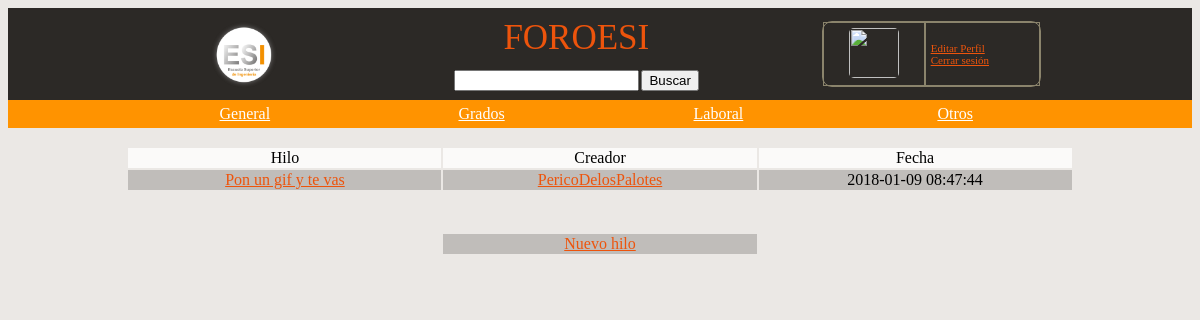
The app's page /index.php/hilos/hilosUsuario/5 with its own data.
### tables this page shows
CREATE TABLE IF NOT EXISTS `categoria` (
  `id` int(11) NOT NULL AUTO_INCREMENT,
  `nombre` varchar(100) NOT NULL,
  PRIMARY KEY (`id`),
  UNIQUE KEY `nombre` (`nombre`)
);

CREATE TABLE IF NOT EXISTS `hilo` (
  `id` int(11) NOT NULL AUTO_INCREMENT,
  `creador` int(11) NOT NULL,
  `titulo` varchar(300) NOT NULL,
  `texto` text NOT NULL,
  `fecha` timestamp NOT NULL DEFAULT CURRENT_TIMESTAMP,
  `categoria` int(11) NOT NULL,
  PRIMARY KEY (`id`),
  KEY `creador` (`creador`),
  KEY `categoria` (`categoria`)
);

CREATE TABLE IF NOT EXISTS `usuario` (
  `id` int(11) NOT NULL AUTO_INCREMENT,
  `usuario` varchar(100) NOT NULL,
  `password` varchar(100) NOT NULL,
  `avatar` varchar(500) DEFAULT 'user-icon1.jpg',
  `correo` varchar(200) NOT NULL,
  `estado` text,
  `nreportes` int(11) NOT NULL DEFAULT '0',
  `reportado` tinyint(1) NOT NULL DEFAULT '0',
  `fechaCreacion` timestamp NOT NULL DEFAULT CURRENT_TIMESTAMP,
  PRIMARY KEY (`id`),
  UNIQUE KEY `usuario` (`usuario`,`correo`),
  UNIQUE KEY `correo` (`correo`),
  UNIQUE KEY `usuario_2` (`usuario`)
);

### application/controllers/Hilos.php (called while the page is built, shortened)
<?php
class Hilos extends CI_Controller{
 public function hilosUsuario($id){
 	if($id == $this->session->userdata('id')){
 	$datos = array('titulo_web' => 'Hilos del usuario' ,'hilos' => $this->hilos_model->get_hilosUser($id),
 		'categorias' => $this->categoria_model->get_categoria(),'borrar' => true);
 	}else{
 		$datos = array('titulo_web' => 'Hilos del usuario' ,'hilos' => $this->hilos_model->get_hilosUser($id),
 		'categorias' => $this->categoria_model->get_categoria(),'borrar' => false);
 	}
 	$this->load->view('hilos_view',$datos);
 }
}
?>

### index.php (called while the page is built, shortened)
<?php
require_once BASEPATH.'core/CodeIgniter.php';

### application/models/categoria_model.php (called while the page is built, shortened)
<?php
class categoria_model extends CI_Model{
 public function get_categoria(){
 $consulta = $this->db->query('Select * from categoria');
 return $consulta->result();
 }
}

### application/models/hilos_model.php (called while the page is built, shortened)
<?php
class Hilos_model extends CI_Model{
 public function get_hilosUser($user){
 	$consulta = $this->db->query('Select id,titulo,creador,fecha from hilo WHERE creador = '.$user.' ORDER BY fecha DESC;');
 	return $consulta->result();
 }
}

### application/models/Usu_model.php (called while the page is built, shortened)
<?php
class Usu_model extends CI_Model{
 public function nom_usuario($id){
    $consulta = $this->db->query('Select usuario,avatar,fechaCreacion from usuario WHERE id = '.$id.';');
    $datos = $consulta->result();
    $categ =  array();
    foreach ($datos as $key) {
    array_push($categ, $key->usuario);
    array_push($categ, $key->avatar);
    array_push($categ, $key->fechaCreacion);
    }
    return $categ;
 }
}

### application/views/hilos_view.php (the view, shortened to what this page needs)
<!DOCTYPE html>
<html>
<head>
	<div id="estilo1" align="center">
	<table width = " 80% " align = "center" cellpadding="5" cellspacing="0">
			<tr  BGCOLOR= "#2c2926">
				<td align="center" width="25%" style="border-right:0px; font-size: 11px"><a href="<?= base_url().'index.php/hilos'?>" title="Inicio"><img src="<?= base_url().'uploads/'. 'gordo.png'?>" width="80" height="80"></a>
				</td>
				<td align="center" width="45%" style="border-right:0px;border-left: 0px; font-size: 11px">
								<div style=" font-size: 35px">FOROESI</div>
								<br>
								<div><?= form_open(base_url().'index.php/hilos/buscar',
										array('name'=>'mi_form','id'=>'form'));?>
 										<?= form_input('parametro','','class="input"') ?>
 										<?= form_submit('submit', 'Buscar','class="submit"');?>
 										<?= form_close(); ?></div>
				</td>
				<td  align="center" width="30%" style="border-left: 0px; font-size: 11px">
					<div>
						<table class="ta" width = " 80% " align = "center" border= 1 bordercolor="#8B846C" cellpadding="5" cellspacing="0">
							<tr>
								<td align="center">
									<img src="<?= base_url().'uploads/'.$this->session->userdata('avatar') ?>" width="50" height="50"/>
								</td>
								<td>
									<div><a href="<?= base_url().'index.php'?>" title="Editar Perfil">  Editar Perfil</a></div>
									<div><a href="<?= base_url().'index.php/Usu/logout'?>" title="Deslogearme">  Cerrar sesión</a></div>
								</td>
							</tr>
						</table>
					</div>
				</td>
			</tr>
	</table>
</div>
<div id="estilo3">
<table width = " 80% " align = "center" border= 0 bordercolor="#8B846C" cellpadding="5" cellspacing="0">
	<tr  BGCOLOR= "#ff9300 ">
			<?php
				foreach ($categorias as $fila) { ?>
					<td align="center" width="25%">
					<a href="<?= base_url().'index.php/hilos/categorias/'.$fila->id.'/'.$fila->nombre?>" title="Ver Categoria" style="color:#fff;" align="center"><?= $fila->nombre; ?></a>
					</td>
			<?php	}
			?>
	</tr>
	</table>
</div>
<br>
</head>
<body id="estilo2">
	<div align="center">
	<table align = "center" width = "80%" >
		<tr BGCOLOR= "#fbfaf9">
		<td align="center" width="33%">Hilo</td>
		<td align="center" width="33%">Creador</td>
		<td align="center" width="33%">Fecha</td>
		</tr>
			<?php
				foreach ($hilos as $hilo) { ?>
					<tr BGCOLOR = "#C0BDBA">
					<td align="center" width="33%">
					<a href="<?= base_url().'index.php/respuestas/vistaHilo/'.$hilo->id ?>" title="Ver Hilo"><?= $hilo->titulo; ?></a>
					</td>
					<td align="center" width="33%">
						<?php
							$dusu = $this->Usu_model->nom_usuario($hilo->creador);
						?>
						<a href="<?= base_url().'index.php/Usu/vistaPerfil/'.$hilo->creador ?>" title="Ver perfil"><?= $dusu[0]?></a><br>
					</td>
					<td align="center" width="33%">
						<?= $hilo->fecha; ?>
					</td>
					</tr>
			<?php	}
			 ?>
		<tr><td BGCOLOR = "#ebe8e5"><br><p></p></td></tr>
		<tr BGCOLOR = "#C0BDBA">
			<td BGCOLOR = "#ebe8e5"></td>
			<td align="center">	<a href="<?= base_url().'index.php/hilos/nuevo' ?>" title="Crear Hilo">Nuevo hilo</a>
		</tr>
	</table>
	</div>
</body>
</html>

### application/views/hilos_view.php (style rules this page uses)
#estilo1 { background:#2c2926; color:#ed540c; }
#estilo3 { background:#ff9300; color:#fff; }
#estilo2 { background:#ebe8e5; }
.ta { border-radius: 10px 10px 10px 10px; -moz-border-radius: 10px 10px 10px 10px; -webkit-border-radius: 10px 10px 10px 10px; }
a { color:#ed540c; }
img { border-radius: 5px; }

### records on screen
categoria: nombre "General"
categoria: nombre "Grados"
categoria: nombre "Laboral"
categoria: nombre "Otros"
hilo: titulo "Pon un gif y te vas", creador.usuario "PericoDelosPalotes", fecha "2018-01-09 08:47:44"
